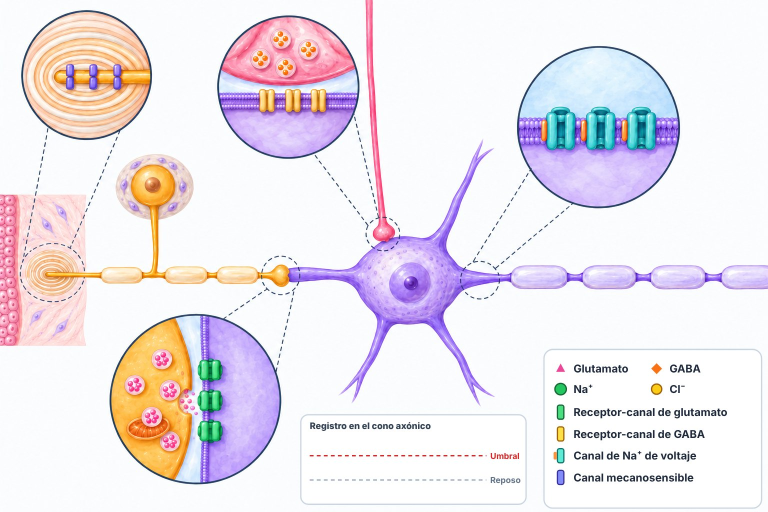
#> input picture img/potencial/neurona-canales.jpg, 1536 x 1024 px, given in place of neurona-simple-chatgpt.png, which was not available (shown at 1/2 size)
$ python practico-3_integrar.py
#> lines starting #> are read from the running program, lines starting #| are printed output that depends on the picture
"""NeuroLab · actividad 15: integra las ilustraciones de ChatGPT (docs/prompts-imagenes.md §13).
Uso: python3 docs/practico-3_integrar.py (desde la raíz; requiere Pillow y Playwright).
- img/_fuentes/neurona-simple-chatgpt.png → img/potencial/neurona-simple.jpg (1024×1024): fondo del simulador en vista «neurona».
  Posiciones medidas (fracción del lado): soma (0,347; 0,518) r 0,124 · fin del cono 0,55 · eje del axón 0,524 → js/sim-pa.js (NEU_IMG).
- img/_fuentes/axon-refractario-chatgpt.png → img/potencial/axon-refractario.jpg (1536×1024 = vb 1200×800) con los rótulos
  (Soma, Dendritas, Segmento inicial, Nodo 1–4) y la marca del PA en el nodo 2. Nodos medidos: 330, 498, 668, 839, 1009 (y 380)."""
import os, base64, asyncio
from PIL import Image
RAIZ = os.path.dirname(os.path.dirname(os.path.abspath(__file__)))
F = lambda *p: os.path.join(RAIZ, *p)

Image.open(F('img/_fuentes/neurona-simple-chatgpt.png')).convert('RGB').resize((1024, 1024), Image.LANCZOS).save(F('img/potencial/neurona-simple.jpg'), quality=86)
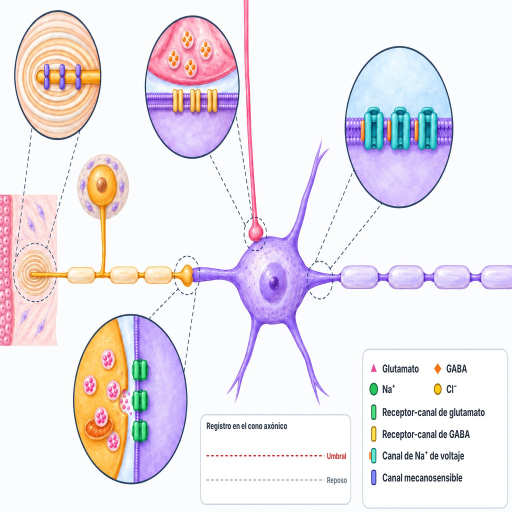
#> saved as neurona-simple.jpg: PIL image 1024x1024 RGB (shown at 1/2 size); mean R, G, B 236.9, 229.5, 235.5

FONT = "font-family=\"'Segoe UI', Arial, sans-serif\""
def txt(x, y, t, size=24, col='#4C1D95', w=800):
    return (f'<text x="{x}" y="{y}" font-size="{size}" font-weight="{w}" fill="{col}" text-anchor="middle" {FONT} '
            f'stroke="#FFFDF8" stroke-width="6" paint-order="stroke" stroke-linejoin="round">{t}</text>')
NODOS = [330, 498, 668, 839, 1009]
#> (the run stopped early here; a loop or call above may not have finished)

$ run again, on img/potencial/capa-cono.webp
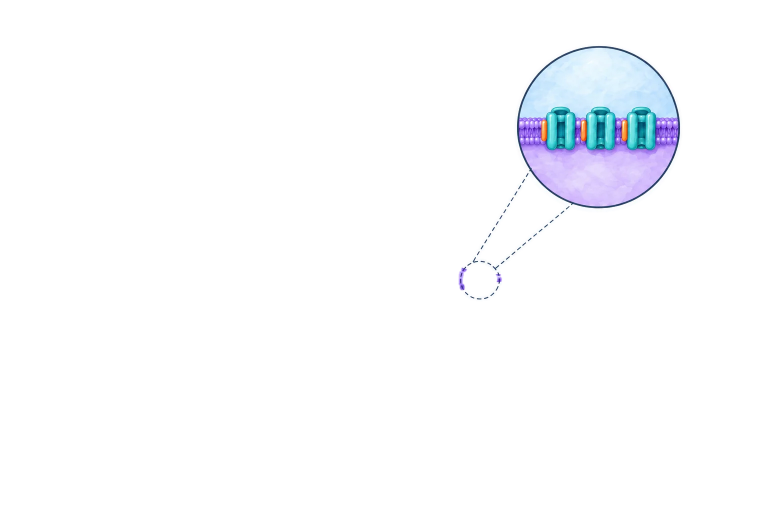
#> input picture img/potencial/capa-cono.webp, 1536 x 1024 px, given in place of neurona-simple-chatgpt.png, which was not available (shown at 1/2 size)
#> `Image.open(F('img/_fuentes/neurona-simple-chatgpt.png')).convert('RGB'..`:
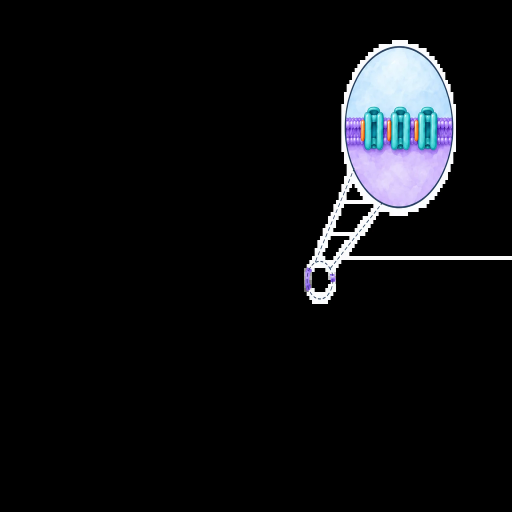
#> saved as neurona-simple.jpg: PIL image 1024x1024 RGB (shown at 1/2 size); mean R, G, B 14.1, 15.1, 17.2

$ run again, on img/potencial/capa-gaba.webp
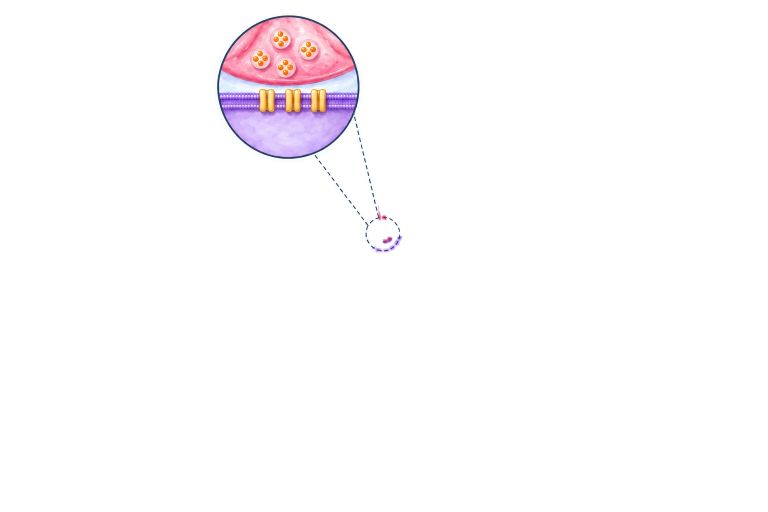
#> input picture img/potencial/capa-gaba.webp, 1536 x 1024 px, given in place of neurona-simple-chatgpt.png, which was not available (shown at 1/2 size)
#> `Image.open(F('img/_fuentes/neurona-simple-chatgpt.png')).convert('RGB'..`:
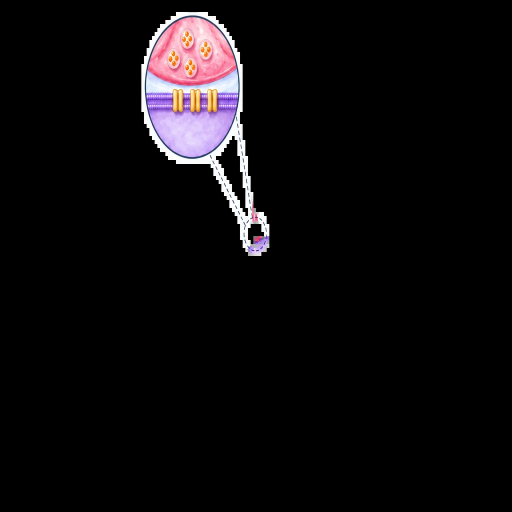
#> saved as neurona-simple.jpg: PIL image 1024x1024 RGB (shown at 1/2 size); mean R, G, B 12.5, 10.4, 11.8
